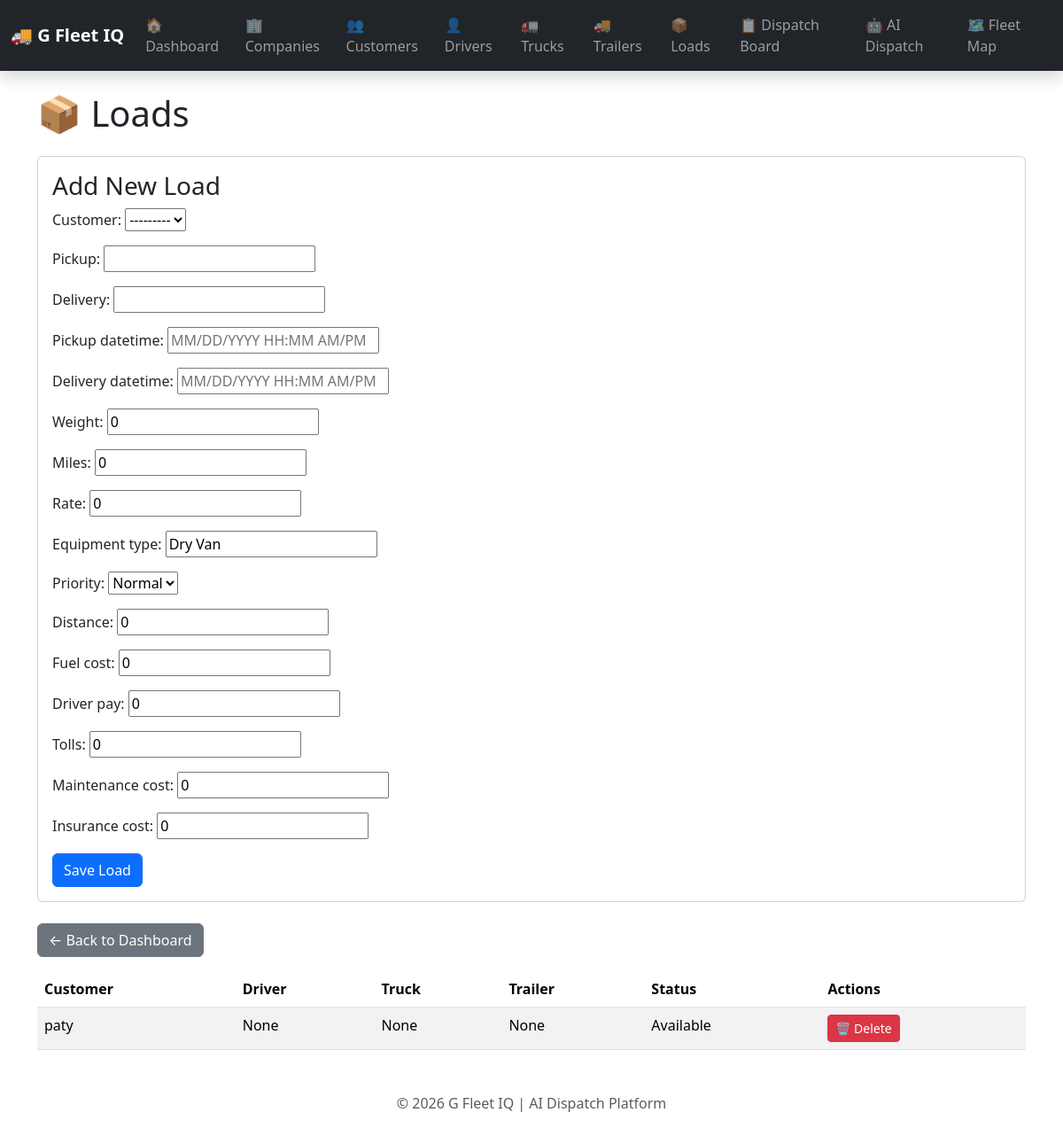
Page /loads/ on the earlier database version.
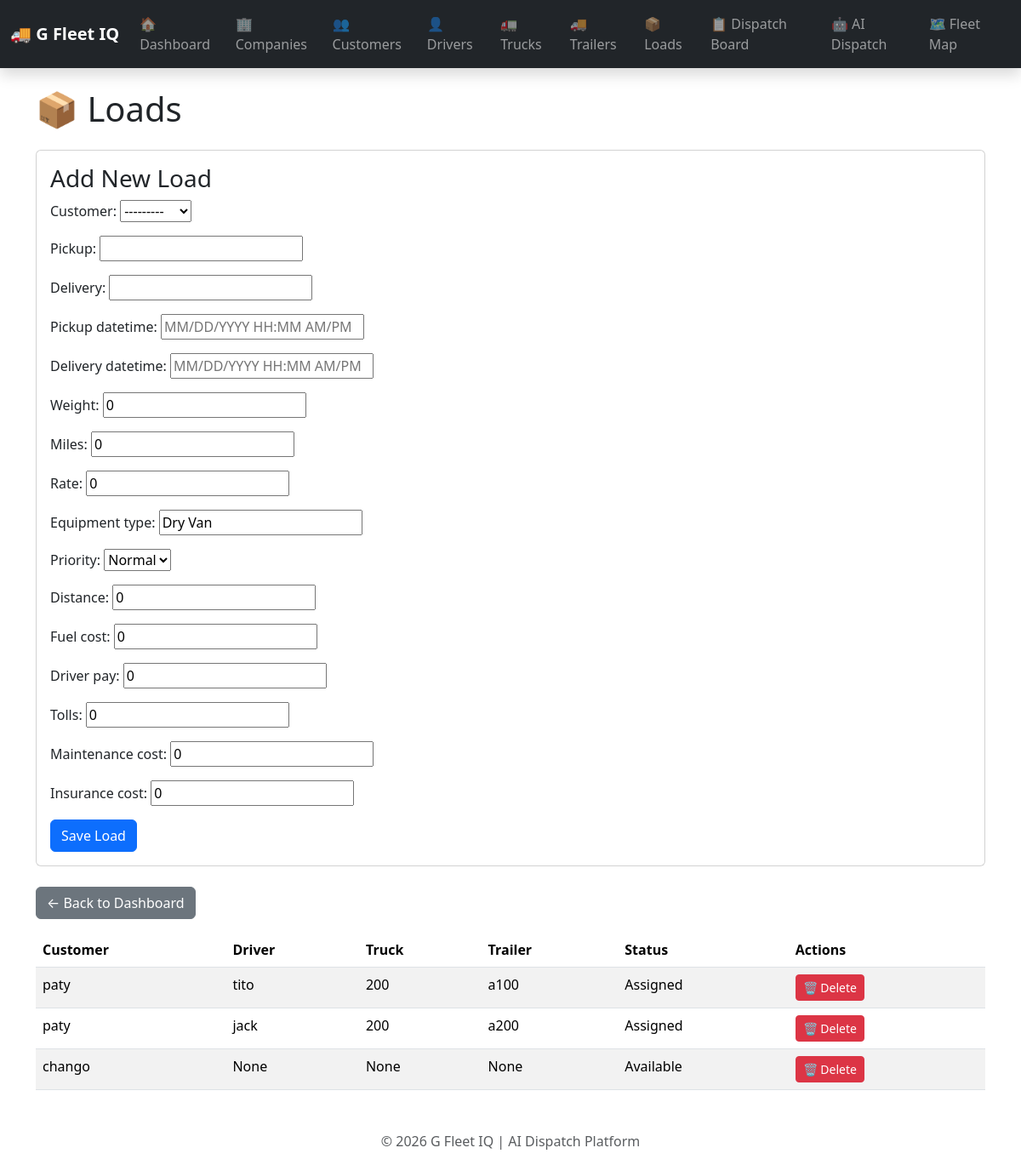
Same page on the later database version.
### fleet/models.py (models this page shows, shortened)
class Load(models.Model):
    PRIORITY_CHOICES=[("Low","Low"),("Normal","Normal"),("High","High"),("Critical","Critical")]
    customer=models.ForeignKey(Customer,on_delete=models.CASCADE,related_name="loads")
    pickup=models.CharField(max_length=200)
    delivery=models.CharField(max_length=200)
    pickup_latitude = models.FloatField(
    null=True,
    blank=True,
)
    pickup_longitude = models.FloatField(
    null=True,
    blank=True,
)
    delivery_latitude = models.FloatField(
    null=True,
    blank=True,
)
    delivery_longitude = models.FloatField(
    null=True,
    blank=True,
)
    pickup_datetime=models.DateTimeField(null=True,blank=True)
    delivery_datetime=models.DateTimeField(null=True,blank=True)
    equipment_type=models.CharField(max_length=50,default="Dry Van")
    priority=models.CharField(max_length=20,choices=PRIORITY_CHOICES,default="Normal")
    weight=models.IntegerField(default=0)
    miles=models.IntegerField(default=0)
    distance=models.IntegerField(default=0)
    rate=models.DecimalField(max_digits=10,decimal_places=2,default=0)
    fuel_cost=models.DecimalField(max_digits=10,decimal_places=2,default=0)
    driver_pay=models.DecimalField(max_digits=10,decimal_places=2,default=0)
    tolls=models.DecimalField(max_digits=10,decimal_places=2,default=0)
    maintenance_cost=models.DecimalField(max_digits=10,decimal_places=2,default=0)
    insurance_cost=models.DecimalField(max_digits=10,decimal_places=2,default=0)
    profit=models.DecimalField(max_digits=10,decimal_places=2,default=0)
    profit_per_mile=models.DecimalField(max_digits=10,decimal_places=2,default=0)
    status=models.CharField(max_length=50,default="Available")
    driver=models.ForeignKey(Driver,on_delete=models.SET_NULL,null=True,blank=True)
    truck=models.ForeignKey(Truck,on_delete=models.SET_NULL,null=True,blank=True)
    trailer=models.ForeignKey(Trailer,on_delete=models.SET_NULL,null=True,blank=True)
    company=models.ForeignKey(Company,on_delete=models.CASCADE,related_name="loads",null=True,blank=True)

class Customer(models.Model):
    name=models.CharField(max_length=100)
    location=models.CharField(max_length=200)
    company=models.ForeignKey(Company,on_delete=models.CASCADE,related_name="customers",null=True,blank=True)
    def __str__(self):
        return self.name

class Driver(models.Model):
    STATUS_CHOICES=[("Available","Available"),("Driving","Driving"),("Off Duty","Off Duty"),("On Break","On Break")]
    name=models.CharField(max_length=100)
    location=models.CharField(max_length=200,blank=True,default="")
    latitude = models.FloatField(
    default=39.7684
)
    longitude = models.FloatField(
    default=-86.1581
)
    available=models.BooleanField(default=True)
    status=models.CharField(max_length=20,choices=STATUS_CHOICES,default="Available")
    truck_capacity=models.IntegerField(default=53000)
    hours_remaining=models.IntegerField(default=11)
    phone=models.CharField(max_length=20,blank=True,default="")
    ai_score=models.IntegerField(default=0)
    miles_today=models.IntegerField(default=0)
    loads_completed=models.IntegerField(default=0)
    fuel_efficiency=models.FloatField(default=7.0)
    shift_start=models.TimeField(null=True,blank=True)
    shift_end=models.TimeField(null=True,blank=True)
    home_terminal=models.CharField(max_length=100,blank=True,default="")
    truck=models.ForeignKey(Truck,on_delete=models.SET_NULL,null=True,blank=True)
    company=models.ForeignKey(Company,on_delete=models.CASCADE,related_name="drivers",null=True,blank=True)
    def __str__(self):
        return self.name

class Truck(models.Model):
    unit_number = models.CharField(max_length=50)
    capacity = models.IntegerField(default=40000)
    active = models.BooleanField(default=True)
    latitude = models.FloatField(default=39.7684)
    longitude = models.FloatField(default=-86.1581)
    company = models.ForeignKey(Company,on_delete=models.CASCADE,related_name="trucks",null=True,blank=True)
    def __str__(self):
        return self.unit_number

class Trailer(models.Model):
    STATUS_CHOICES=[("Empty","Empty"),("Loaded","Loaded"),("Maintenance","Maintenance"),("Out of Service","Out of Service")]
    trailer_number=models.CharField(max_length=50,unique=True)
    status=models.CharField(max_length=20,choices=STATUS_CHOICES,default="Empty")
    location=models.CharField(max_length=200,blank=True,default="")
    capacity=models.IntegerField(default=53000)
    available=models.BooleanField(default=True)
    utilization=models.FloatField(default=0)
    last_inspection=models.DateField(null=True,blank=True)
    company=models.ForeignKey(Company,on_delete=models.CASCADE,related_name="trailers",null=True,blank=True)
    def __str__(self):
        return self.trailer_number

### dashboard/views.py (the view)
# urls.py: path("loads/", views.loads, name="loads"),
def loads(request):
    if request.method == "POST":
        form = LoadForm(request.POST)
        if form.is_valid():
            load = form.save(commit=False)
            pickup_result = geocode_address(load.pickup)
            delivery_result = geocode_address(load.delivery)
            if pickup_result:
                load.pickup_latitude = pickup_result["latitude"]
                load.pickup_longitude = pickup_result["longitude"]
            if delivery_result:
                load.delivery_latitude = delivery_result["latitude"]
                load.delivery_longitude = delivery_result["longitude"]
            load.save()
            return redirect("loads")
    else:
        form = LoadForm()
    return render(
        request,
        "dashboard/loads.html",
        {
            "loads": Load.objects.all(),
            "form": form,
        },
    )

### dashboard/forms.py
class LoadForm(forms.ModelForm):
    pickup_datetime = forms.DateTimeField(
        input_formats=[
            "%m/%d/%Y %I:%M %p"
        ],
        widget=forms.TextInput(
            attrs={
                "placeholder": "MM/DD/YYYY HH:MM AM/PM",
            }
        ),
    )
    delivery_datetime = forms.DateTimeField(
        input_formats=[
            "%m/%d/%Y %I:%M %p"
        ],
        widget=forms.TextInput(
            attrs={
                "placeholder": "MM/DD/YYYY HH:MM AM/PM",
            }
        ),
    )
    class Meta:
        model = Load
        fields = [
            "customer",
            "pickup",
            "delivery",
            "pickup_datetime",
            "delivery_datetime",
            "weight",
            "miles",
            "rate",
            "equipment_type",
            "priority",
            "distance",
            "fuel_cost",
            "driver_pay",
            "tolls",
            "maintenance_cost",
            "insurance_cost",
        ]

### dashboard/templates/dashboard/loads.html (shortened to what this page needs)
{% extends "dashboard/base.html" %}
{% block content %}
<h1 class="mb-4">📦 Loads</h1>
<div class="card mb-4">
    <div class="card-body">
        <h3>Add New Load</h3>
        <form method="POST">
            {{ form.as_p }}
            <button type="submit" class="btn btn-primary">
                Save Load
            </button>
        </form>
    </div>
</div>
<a href="/" class="btn btn-secondary mb-3">
    ← Back to Dashboard
</a>
<table class="table table-striped">
    <thead>
        <tr>
            <th>Customer</th>
            <th>Driver</th>
            <th>Truck</th>
            <th>Trailer</th>
            <th>Status</th>
            <th>Actions</th>
        </tr>
    </thead>
    <tbody>
    {% for load in loads %}
    <tr>
        <td>{{ load.customer }}</td>
        <td>{{ load.driver }}</td>
        <td>{{ load.truck }}</td>
        <td>{{ load.trailer }}</td>
        <td>{{ load.status }}</td>
        <td>
            <a href="{% url 'delete_load' load.id %}"
               class="btn btn-danger btn-sm">
                🗑️ Delete
            </a>
        </td>
    </tr>
    {% empty %}
    <tr>
        <td colspan="6" class="text-center">
            No loads found.
        </td>
    </tr>
    {% endfor %}
    </tbody>
</table>
{% endblock %}

Differences in the rows shown:
changed Load: driver "None" → "tito"; truck "None" → "200"; trailer "None" → "a100"; status "Available" → "Assigned"
added Load: customer "paty", driver "jack", truck "200", trailer "a200", status "Assigned"
added Load: customer "chango", driver "None", truck "None", trailer "None", status "Available"
